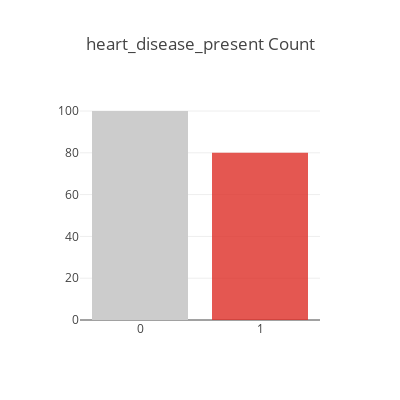

The code cell stored with this chart in its notebook:
### Code cell
targets_plot = [go.Bar(y = df_final['heart_disease_present'].value_counts(),\
                     marker = dict(color = ['rgba(204,204,204,1)', 'rgba(222,45,38,0.8)']))]

layout = go.Layout(title='heart_disease_present Count',width=400, height=400, xaxis= dict(dtick=1))
fig = go.Figure(targets_plot, layout=layout)
plotly.offline.iplot(fig)

### Figure 1 — Plotly figure (JSON) as saved in the notebook; plotly's stock layout.template omitted (floating-point values rounded to 4 significant figures)
{"data": [{"marker": {"color": ["rgba(204,204,204,1)", "rgba(222,45,38,0.8)"]}, "type": "bar", "uid": "5c3b2e22-edec-41cd-90a3-2068e8677626", "y": [100, 80]}], "layout": {"height": 400, "title": {"text": "heart_disease_present Count"}, "width": 400, "xaxis": {"dtick": 1}}}
